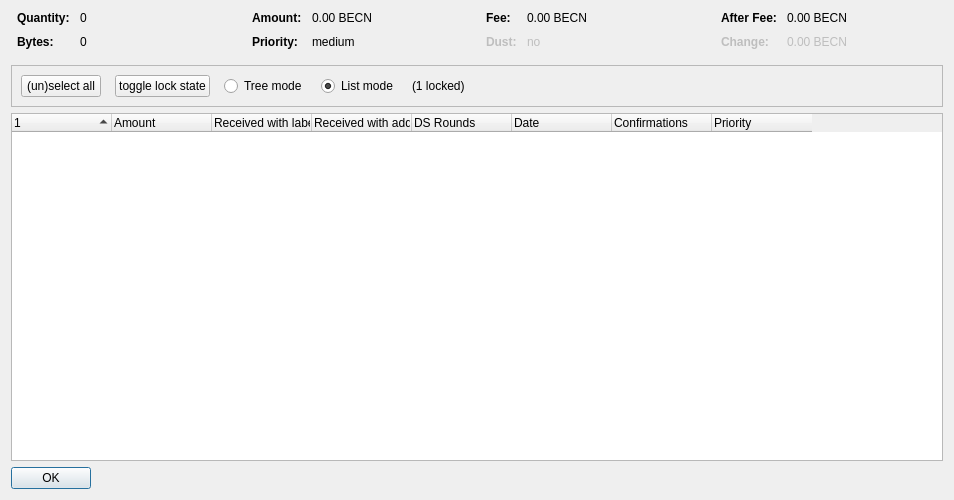
<?xml version="1.0" encoding="UTF-8"?>
<ui version="4.0">
 <class>CoinControlDialog</class>
 <widget class="QDialog" name="CoinControlDialog">
  <property name="geometry">
   <rect>
    <x>0</x>
    <y>0</y>
    <width>954</width>
    <height>500</height>
   </rect>
  </property>
  <property name="windowTitle">
   <string>Coin Selection</string>
  </property>
  <layout class="QVBoxLayout" name="verticalLayout">
   <item>
    <layout class="QHBoxLayout" name="horizontalLayoutTop" stretch="0,0,0,0">
     <property name="topMargin">
      <number>0</number>
     </property>
     <property name="bottomMargin">
      <number>10</number>
     </property>
     <item>
      <layout class="QFormLayout" name="formLayoutCoinControl1">
       <property name="horizontalSpacing">
        <number>10</number>
       </property>
       <property name="verticalSpacing">
        <number>10</number>
       </property>
       <property name="leftMargin">
        <number>6</number>
       </property>
       <property name="rightMargin">
        <number>6</number>
       </property>
       <item row="0" column="0">
        <widget class="QLabel" name="labelCoinControlQuantityText">
         <property name="font">
          <font>
           <weight>75</weight>
           <bold>true</bold>
          </font>
         </property>
         <property name="text">
          <string>Quantity:</string>
         </property>
        </widget>
       </item>
       <item row="0" column="1">
        <widget class="QLabel" name="labelCoinControlQuantity">
         <property name="cursor">
          <cursorShape>IBeamCursor</cursorShape>
         </property>
         <property name="contextMenuPolicy">
          <enum>Qt::ActionsContextMenu</enum>
         </property>
         <property name="text">
          <string notr="true">0</string>
         </property>
         <property name="textInteractionFlags">
          <set>Qt::LinksAccessibleByMouse|Qt::TextSelectableByKeyboard|Qt::TextSelectableByMouse</set>
         </property>
        </widget>
       </item>
       <item row="1" column="0">
        <widget class="QLabel" name="labelCoinControlBytesText">
         <property name="font">
          <font>
           <weight>75</weight>
           <bold>true</bold>
          </font>
         </property>
         <property name="text">
          <string>Bytes:</string>
         </property>
        </widget>
       </item>
       <item row="1" column="1">
        <widget class="QLabel" name="labelCoinControlBytes">
         <property name="cursor">
          <cursorShape>IBeamCursor</cursorShape>
         </property>
         <property name="contextMenuPolicy">
          <enum>Qt::ActionsContextMenu</enum>
         </property>
         <property name="text">
          <string notr="true">0</string>
         </property>
         <property name="textInteractionFlags">
          <set>Qt::LinksAccessibleByMouse|Qt::TextSelectableByKeyboard|Qt::TextSelectableByMouse</set>
         </property>
        </widget>
       </item>
      </layout>
     </item>
     <item>
      <layout class="QFormLayout" name="formLayoutCoinControl2">
       <property name="horizontalSpacing">
        <number>10</number>
       </property>
       <property name="verticalSpacing">
        <number>10</number>
       </property>
       <property name="leftMargin">
        <number>6</number>
       </property>
       <property name="rightMargin">
        <number>6</number>
       </property>
       <item row="0" column="0">
        <widget class="QLabel" name="labelCoinControlAmountText">
         <property name="font">
          <font>
           <weight>75</weight>
           <bold>true</bold>
          </font>
         </property>
         <property name="text">
          <string>Amount:</string>
         </property>
        </widget>
       </item>
       <item row="0" column="1">
        <widget class="QLabel" name="labelCoinControlAmount">
         <property name="cursor">
          <cursorShape>IBeamCursor</cursorShape>
         </property>
         <property name="contextMenuPolicy">
          <enum>Qt::ActionsContextMenu</enum>
         </property>
         <property name="text">
          <string notr="true">0.00 BECN</string>
         </property>
         <property name="textInteractionFlags">
          <set>Qt::LinksAccessibleByMouse|Qt::TextSelectableByKeyboard|Qt::TextSelectableByMouse</set>
         </property>
        </widget>
       </item>
       <item row="1" column="0">
        <widget class="QLabel" name="labelCoinControlPriorityText">
         <property name="font">
          <font>
           <weight>75</weight>
           <bold>true</bold>
          </font>
         </property>
         <property name="text">
          <string>Priority:</string>
         </property>
        </widget>
       </item>
       <item row="1" column="1">
        <widget class="QLabel" name="labelCoinControlPriority">
         <property name="cursor">
          <cursorShape>IBeamCursor</cursorShape>
         </property>
         <property name="contextMenuPolicy">
          <enum>Qt::ActionsContextMenu</enum>
         </property>
         <property name="text">
          <string>medium</string>
         </property>
         <property name="textInteractionFlags">
          <set>Qt::LinksAccessibleByMouse|Qt::TextSelectableByKeyboard|Qt::TextSelectableByMouse</set>
         </property>
        </widget>
       </item>
      </layout>
     </item>
     <item>
      <layout class="QFormLayout" name="formLayoutCoinControl3">
       <property name="horizontalSpacing">
        <number>10</number>
       </property>
       <property name="verticalSpacing">
        <number>10</number>
       </property>
       <property name="leftMargin">
        <number>6</number>
       </property>
       <property name="rightMargin">
        <number>6</number>
       </property>
       <item row="0" column="0">
        <widget class="QLabel" name="labelCoinControlFeeText">
         <property name="font">
          <font>
           <weight>75</weight>
           <bold>true</bold>
          </font>
         </property>
         <property name="text">
          <string>Fee:</string>
         </property>
        </widget>
       </item>
       <item row="0" column="1">
        <widget class="QLabel" name="labelCoinControlFee">
         <property name="cursor">
          <cursorShape>IBeamCursor</cursorShape>
         </property>
         <property name="contextMenuPolicy">
          <enum>Qt::ActionsContextMenu</enum>
         </property>
         <property name="text">
          <string notr="true">0.00 BECN</string>
         </property>
         <property name="textInteractionFlags">
          <set>Qt::LinksAccessibleByMouse|Qt::TextSelectableByKeyboard|Qt::TextSelectableByMouse</set>
         </property>
        </widget>
       </item>
       <item row="1" column="0">
        <widget class="QLabel" name="labelCoinControlLowOutputText">
         <property name="enabled">
          <bool>false</bool>
         </property>
         <property name="font">
          <font>
           <weight>75</weight>
           <bold>true</bold>
          </font>
         </property>
         <property name="text">
          <string>Dust:</string>
         </property>
        </widget>
       </item>
       <item row="1" column="1">
        <widget class="QLabel" name="labelCoinControlLowOutput">
         <property name="enabled">
          <bool>false</bool>
         </property>
         <property name="cursor">
          <cursorShape>IBeamCursor</cursorShape>
         </property>
         <property name="contextMenuPolicy">
          <enum>Qt::ActionsContextMenu</enum>
         </property>
         <property name="text">
          <string>no</string>
         </property>
         <property name="textInteractionFlags">
          <set>Qt::LinksAccessibleByMouse|Qt::TextSelectableByKeyboard|Qt::TextSelectableByMouse</set>
         </property>
        </widget>
       </item>
      </layout>
     </item>
     <item>
      <layout class="QFormLayout" name="formLayoutCoinControl4">
       <property name="horizontalSpacing">
        <number>10</number>
       </property>
       <property name="verticalSpacing">
        <number>10</number>
       </property>
       <property name="leftMargin">
        <number>6</number>
       </property>
       <property name="rightMargin">
        <number>6</number>
       </property>
       <item row="0" column="0">
        <widget class="QLabel" name="labelCoinControlAfterFeeText">
         <property name="font">
          <font>
           <weight>75</weight>
           <bold>true</bold>
          </font>
         </property>
         <property name="text">
          <string>After Fee:</string>
         </property>
        </widget>
       </item>
       <item row="0" column="1">
        <widget class="QLabel" name="labelCoinControlAfterFee">
         <property name="cursor">
          <cursorShape>IBeamCursor</cursorShape>
         </property>
         <property name="contextMenuPolicy">
          <enum>Qt::ActionsContextMenu</enum>
         </property>
         <property name="text">
          <string notr="true">0.00 BECN</string>
         </property>
         <property name="textInteractionFlags">
          <set>Qt::LinksAccessibleByMouse|Qt::TextSelectableByKeyboard|Qt::TextSelectableByMouse</set>
         </property>
        </widget>
       </item>
       <item row="1" column="0">
        <widget class="QLabel" name="labelCoinControlChangeText">
         <property name="enabled">
          <bool>false</bool>
         </property>
         <property name="font">
          <font>
           <weight>75</weight>
           <bold>true</bold>
          </font>
         </property>
         <property name="text">
          <string>Change:</string>
         </property>
        </widget>
       </item>
       <item row="1" column="1">
        <widget class="QLabel" name="labelCoinControlChange">
         <property name="enabled">
          <bool>false</bool>
         </property>
         <property name="cursor">
          <cursorShape>IBeamCursor</cursorShape>
         </property>
         <property name="contextMenuPolicy">
          <enum>Qt::ActionsContextMenu</enum>
         </property>
         <property name="text">
          <string notr="true">0.00 BECN</string>
         </property>
         <property name="textInteractionFlags">
          <set>Qt::LinksAccessibleByMouse|Qt::TextSelectableByKeyboard|Qt::TextSelectableByMouse</set>
         </property>
        </widget>
       </item>
      </layout>
     </item>
    </layout>
   </item>
   <item>
    <widget class="QFrame" name="frame">
     <property name="minimumSize">
      <size>
       <width>0</width>
       <height>40</height>
      </size>
     </property>
     <property name="frameShape">
      <enum>QFrame::StyledPanel</enum>
     </property>
     <property name="frameShadow">
      <enum>QFrame::Sunken</enum>
     </property>
     <layout class="QHBoxLayout" name="horizontalLayout">
      <item>
       <layout class="QHBoxLayout" name="horizontalLayoutPanel" stretch="0,0,0,0,0,0">
        <property name="spacing">
         <number>14</number>
        </property>
        <item>
         <widget class="QPushButton" name="pushButtonSelectAll">
          <property name="sizePolicy">
           <sizepolicy hsizetype="Maximum" vsizetype="Fixed">
            <horstretch>0</horstretch>
            <verstretch>0</verstretch>
           </sizepolicy>
          </property>
          <property name="text">
           <string>(un)select all</string>
          </property>
          <property name="autoDefault">
           <bool>false</bool>
          </property>
         </widget>
        </item>
        <item>
         <widget class="QPushButton" name="pushButtonToggleLock">
          <property name="sizePolicy">
           <sizepolicy hsizetype="Maximum" vsizetype="Fixed">
            <horstretch>0</horstretch>
            <verstretch>0</verstretch>
           </sizepolicy>
          </property>
          <property name="text">
           <string>toggle lock state</string>
          </property>
          <property name="autoDefault">
           <bool>false</bool>
          </property>
         </widget>
        </item>
        <item>
         <widget class="QRadioButton" name="radioTreeMode">
          <property name="sizePolicy">
           <sizepolicy hsizetype="Maximum" vsizetype="Fixed">
            <horstretch>0</horstretch>
            <verstretch>0</verstretch>
           </sizepolicy>
          </property>
          <property name="text">
           <string>Tree mode</string>
          </property>
         </widget>
        </item>
        <item>
         <widget class="QRadioButton" name="radioListMode">
          <property name="sizePolicy">
           <sizepolicy hsizetype="Maximum" vsizetype="Fixed">
            <horstretch>0</horstretch>
            <verstretch>0</verstretch>
           </sizepolicy>
          </property>
          <property name="text">
           <string>List mode</string>
          </property>
          <property name="checked">
           <bool>true</bool>
          </property>
         </widget>
        </item>
        <item>
         <widget class="QLabel" name="labelLocked">
          <property name="text">
           <string>(1 locked)</string>
          </property>
         </widget>
        </item>
        <item>
         <spacer name="horizontalSpacer">
          <property name="orientation">
           <enum>Qt::Horizontal</enum>
          </property>
          <property name="sizeHint" stdset="0">
           <size>
            <width>40</width>
            <height>20</height>
           </size>
          </property>
         </spacer>
        </item>
       </layout>
      </item>
     </layout>
    </widget>
   </item>
   <item>
    <widget class="CoinControlTreeWidget" name="treeWidget">
     <property name="contextMenuPolicy">
      <enum>Qt::CustomContextMenu</enum>
     </property>
     <property name="sortingEnabled">
      <bool>false</bool>
     </property>
     <property name="columnCount">
      <number>8</number>
     </property>
     <attribute name="headerShowSortIndicator" stdset="0">
      <bool>true</bool>
     </attribute>
     <attribute name="headerStretchLastSection">
      <bool>false</bool>
     </attribute>
     <column>
      <property name="text">
       <string/>
      </property>
     </column>
     <column>
      <property name="text">
       <string>Amount</string>
      </property>
     </column>
     <column>
      <property name="text">
       <string>Received with label</string>
      </property>
     </column>
     <column>
      <property name="text">
       <string>Received with address</string>
      </property>
     </column>
     <column>
      <property name="text">
       <string>DS Rounds</string>
      </property>
     </column>
     <column>
      <property name="text">
       <string>Date</string>
      </property>
     </column>
     <column>
      <property name="text">
       <string>Confirmations</string>
      </property>
      <property name="toolTip">
       <string>Confirmed</string>
      </property>
     </column>
     <column>
      <property name="text">
       <string>Priority</string>
      </property>
     </column>
    </widget>
   </item>
   <item>
    <widget class="QDialogButtonBox" name="buttonBox">
     <property name="sizePolicy">
      <sizepolicy hsizetype="Maximum" vsizetype="Fixed">
       <horstretch>0</horstretch>
       <verstretch>0</verstretch>
      </sizepolicy>
     </property>
     <property name="orientation">
      <enum>Qt::Horizontal</enum>
     </property>
     <property name="standardButtons">
      <set>QDialogButtonBox::Ok</set>
     </property>
    </widget>
   </item>
  </layout>
 </widget>
 <customwidgets>
  <customwidget>
   <class>CoinControlTreeWidget</class>
   <extends>QTreeWidget</extends>
   <header>coincontroltreewidget.h</header>
  </customwidget>
 </customwidgets>
 <resources/>
 <connections/>
</ui>
